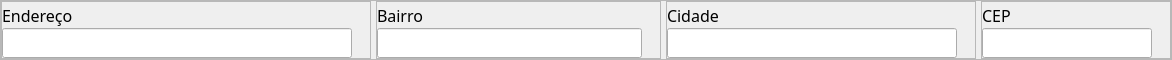
                                    <widget class="QFrame" name="frame_60">
                                     <property name="maximumSize">
                                      <size>
                                       <width>16777215</width>
                                       <height>60</height>
                                      </size>
                                     </property>
                                     <property name="styleSheet">
                                      <string notr="true"/>
                                     </property>
                                     <property name="frameShape">
                                      <enum>QFrame::StyledPanel</enum>
                                     </property>
                                     <property name="frameShadow">
                                      <enum>QFrame::Raised</enum>
                                     </property>
                                     <layout class="QHBoxLayout" name="horizontalLayout_41" stretch="0,0,0,0">
                                      <property name="spacing">
                                       <number>5</number>
                                      </property>
                                      <property name="leftMargin">
                                       <number>0</number>
                                      </property>
                                      <property name="topMargin">
                                       <number>0</number>
                                      </property>
                                      <property name="rightMargin">
                                       <number>0</number>
                                      </property>
                                      <property name="bottomMargin">
                                       <number>0</number>
                                      </property>
                                      <item>
                                       <widget class="QFrame" name="frame_72">
                                        <property name="minimumSize">
                                         <size>
                                          <width>370</width>
                                          <height>0</height>
                                         </size>
                                        </property>
                                        <property name="maximumSize">
                                         <size>
                                          <width>370</width>
                                          <height>16777215</height>
                                         </size>
                                        </property>
                                        <property name="frameShape">
                                         <enum>QFrame::StyledPanel</enum>
                                        </property>
                                        <property name="frameShadow">
                                         <enum>QFrame::Raised</enum>
                                        </property>
                                        <layout class="QVBoxLayout" name="verticalLayout_45">
                                         <property name="spacing">
                                          <number>0</number>
                                         </property>
                                         <property name="leftMargin">
                                          <number>0</number>
                                         </property>
                                         <property name="topMargin">
                                          <number>0</number>
                                         </property>
                                         <property name="rightMargin">
                                          <number>0</number>
                                         </property>
                                         <property name="bottomMargin">
                                          <number>0</number>
                                         </property>
                                         <item>
                                          <widget class="QLabel" name="label_15">
                                           <property name="minimumSize">
                                            <size>
                                             <width>370</width>
                                             <height>0</height>
                                            </size>
                                           </property>
                                           <property name="maximumSize">
                                            <size>
                                             <width>370</width>
                                             <height>16777215</height>
                                            </size>
                                           </property>
                                           <property name="font">
                                            <font>
                                             <family>Abel</family>
                                             <pointsize>12</pointsize>
                                            </font>
                                           </property>
                                           <property name="text">
                                            <string>Endereço</string>
                                           </property>
                                          </widget>
                                         </item>
                                         <item>
                                          <widget class="QLineEdit" name="lineEdit_12">
                                           <property name="minimumSize">
                                            <size>
                                             <width>350</width>
                                             <height>30</height>
                                            </size>
                                           </property>
                                           <property name="maximumSize">
                                            <size>
                                             <width>350</width>
                                             <height>30</height>
                                            </size>
                                           </property>
                                           <property name="font">
                                            <font>
                                             <family>Abel</family>
                                             <pointsize>12</pointsize>
                                            </font>
                                           </property>
                                          </widget>
                                         </item>
                                        </layout>
                                       </widget>
                                      </item>
                                      <item>
                                       <widget class="QFrame" name="frame_73">
                                        <property name="minimumSize">
                                         <size>
                                          <width>285</width>
                                          <height>0</height>
                                         </size>
                                        </property>
                                        <property name="maximumSize">
                                         <size>
                                          <width>285</width>
                                          <height>16777215</height>
                                         </size>
                                        </property>
                                        <property name="styleSheet">
                                         <string notr="true"/>
                                        </property>
                                        <property name="frameShape">
                                         <enum>QFrame::StyledPanel</enum>
                                        </property>
                                        <property name="frameShadow">
                                         <enum>QFrame::Raised</enum>
                                        </property>
                                        <layout class="QVBoxLayout" name="verticalLayout_46">
                                         <property name="spacing">
                                          <number>0</number>
                                         </property>
                                         <property name="leftMargin">
                                          <number>0</number>
                                         </property>
                                         <property name="topMargin">
                                          <number>0</number>
                                         </property>
                                         <property name="rightMargin">
                                          <number>0</number>
                                         </property>
                                         <property name="bottomMargin">
                                          <number>0</number>
                                         </property>
                                         <item>
                                          <widget class="QLabel" name="label_16">
                                           <property name="minimumSize">
                                            <size>
                                             <width>285</width>
                                             <height>0</height>
                                            </size>
                                           </property>
                                           <property name="maximumSize">
                                            <size>
                                             <width>285</width>
                                             <height>16777215</height>
                                            </size>
                                           </property>
                                           <property name="font">
                                            <font>
                                             <family>Abel</family>
                                             <pointsize>12</pointsize>
                                            </font>
                                           </property>
                                           <property name="text">
                                            <string>Bairro</string>
                                           </property>
                                          </widget>
                                         </item>
                                         <item>
                                          <widget class="QLineEdit" name="lineEdit_13">
                                           <property name="minimumSize">
                                            <size>
                                             <width>265</width>
                                             <height>30</height>
                                            </size>
                                           </property>
                                           <property name="maximumSize">
                                            <size>
                                             <width>265</width>
                                             <height>30</height>
                                            </size>
                                           </property>
                                           <property name="font">
                                            <font>
                                             <family>Abel</family>
                                             <pointsize>12</pointsize>
                                            </font>
                                           </property>
                                          </widget>
                                         </item>
                                        </layout>
                                       </widget>
                                      </item>
                                      <item>
                                       <widget class="QFrame" name="frame_74">
                                        <property name="minimumSize">
                                         <size>
                                          <width>310</width>
                                          <height>0</height>
                                         </size>
                                        </property>
                                        <property name="maximumSize">
                                         <size>
                                          <width>310</width>
                                          <height>16777215</height>
                                         </size>
                                        </property>
                                        <property name="frameShape">
                                         <enum>QFrame::StyledPanel</enum>
                                        </property>
                                        <property name="frameShadow">
                                         <enum>QFrame::Raised</enum>
                                        </property>
                                        <layout class="QVBoxLayout" name="verticalLayout_47">
                                         <property name="spacing">
                                          <number>0</number>
                                         </property>
                                         <property name="leftMargin">
                                          <number>0</number>
                                         </property>
                                         <property name="topMargin">
                                          <number>0</number>
                                         </property>
                                         <property name="rightMargin">
                                          <number>0</number>
                                         </property>
                                         <property name="bottomMargin">
                                          <number>0</number>
                                         </property>
                                         <item>
                                          <widget class="QLabel" name="label_17">
                                           <property name="minimumSize">
                                            <size>
                                             <width>310</width>
                                             <height>0</height>
                                            </size>
                                           </property>
                                           <property name="maximumSize">
                                            <size>
                                             <width>310</width>
                                             <height>16777215</height>
                                            </size>
                                           </property>
                                           <property name="font">
                                            <font>
                                             <family>Abel</family>
                                             <pointsize>12</pointsize>
                                            </font>
                                           </property>
                                           <property name="text">
                                            <string>Cidade</string>
                                           </property>
                                          </widget>
                                         </item>
                                         <item>
                                          <widget class="QLineEdit" name="lineEdit_14">
                                           <property name="minimumSize">
                                            <size>
                                             <width>290</width>
                                             <height>30</height>
                                            </size>
                                           </property>
                                           <property name="maximumSize">
                                            <size>
                                             <width>290</width>
                                             <height>30</height>
                                            </size>
                                           </property>
                                           <property name="font">
                                            <font>
                                             <family>Abel</family>
                                             <pointsize>12</pointsize>
                                            </font>
                                           </property>
                                          </widget>
                                         </item>
                                        </layout>
                                       </widget>
                                      </item>
                                      <item>
                                       <widget class="QFrame" name="frame_75">
                                        <property name="minimumSize">
                                         <size>
                                          <width>190</width>
                                          <height>0</height>
                                         </size>
                                        </property>
                                        <property name="maximumSize">
                                         <size>
                                          <width>190</width>
                                          <height>16777215</height>
                                         </size>
                                        </property>
                                        <property name="frameShape">
                                         <enum>QFrame::StyledPanel</enum>
                                        </property>
                                        <property name="frameShadow">
                                         <enum>QFrame::Raised</enum>
                                        </property>
                                        <layout class="QVBoxLayout" name="verticalLayout_48">
                                         <property name="spacing">
                                          <number>0</number>
                                         </property>
                                         <property name="leftMargin">
                                          <number>0</number>
                                         </property>
                                         <property name="topMargin">
                                          <number>0</number>
                                         </property>
                                         <property name="rightMargin">
                                          <number>0</number>
                                         </property>
                                         <property name="bottomMargin">
                                          <number>0</number>
                                         </property>
                                         <item>
                                          <widget class="QLabel" name="label_18">
                                           <property name="minimumSize">
                                            <size>
                                             <width>190</width>
                                             <height>0</height>
                                            </size>
                                           </property>
                                           <property name="maximumSize">
                                            <size>
                                             <width>190</width>
                                             <height>16777215</height>
                                            </size>
                                           </property>
                                           <property name="font">
                                            <font>
                                             <family>Abel</family>
                                             <pointsize>12</pointsize>
                                            </font>
                                           </property>
                                           <property name="text">
                                            <string>CEP</string>
                                           </property>
                                          </widget>
                                         </item>
                                         <item>
                                          <widget class="QLineEdit" name="lineEdit_15">
                                           <property name="minimumSize">
                                            <size>
                                             <width>170</width>
                                             <height>30</height>
                                            </size>
                                           </property>
                                           <property name="maximumSize">
                                            <size>
                                             <width>170</width>
                                             <height>30</height>
                                            </size>
                                           </property>
                                          </widget>
                                         </item>
                                        </layout>
                                       </widget>
                                      </item>
                                     </layout>
                                    </widget>
